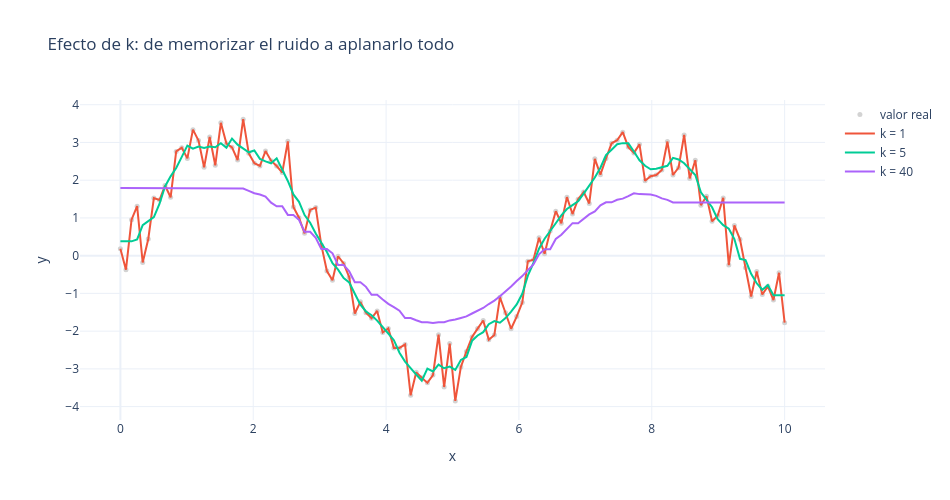

Source (notebook cell):
### Markdown cell above
## 2. El hiperparámetro k

`k` es cuántos vecinos se consultan antes de responder:

| k | Qué pasa | Riesgo |
|---|---|---|
| **k = 1** | Copia la respuesta del vecino más cercano | **Sobreajuste**: memoriza el ruido |
| **k mediano** | Promedia unos pocos casos parecidos | El punto ideal |
| **k muy grande** | Promedia casi todo el dataset | **Subajuste**: predice casi lo mismo siempre |

Con `k = 1` el error en entrenamiento es **cero** (cada punto es su propio vecino), pero en datos nuevos falla. Es la trampa clásica de este modelo.

El valor de `k` se elige con **validación cruzada**, nunca mirando el conjunto de prueba.

### Code cell
import plotly.express as px
from sklearn.neighbors import KNeighborsRegressor

# Datos de juguete: una relación con forma de onda, más ruido
rng = np.random.default_rng(42)
x = np.linspace(0, 10, 120)
y = np.sin(x) * 3 + rng.normal(0, 0.6, 120)

datos = {'x': x, 'valor real': y}
for k in (1, 5, 40):
    datos[f'k = {k}'] = KNeighborsRegressor(n_neighbors=k).fit(x.reshape(-1, 1), y).predict(x.reshape(-1, 1))

fig = px.line(datos, x='x', y=[c for c in datos if c != 'x'],
              title='Efecto de k: de memorizar el ruido a aplanarlo todo',
              template='plotly_white', labels={'value': 'y', 'variable': ''})
fig.update_traces(selector={'name': 'valor real'}, mode='markers', marker=dict(size=5, color='lightgray'))
fig.update_layout(width=950, height=500)
fig.show()
